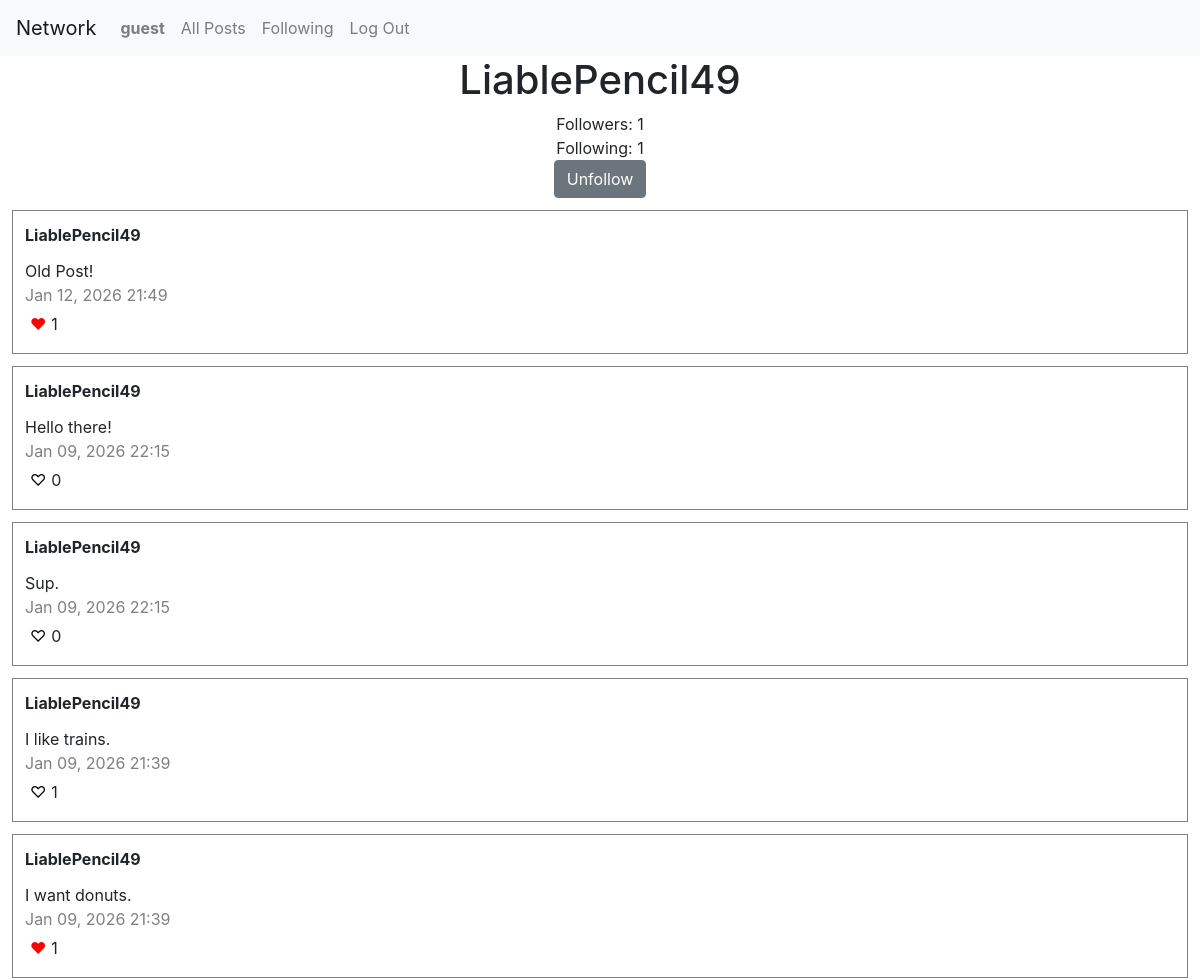
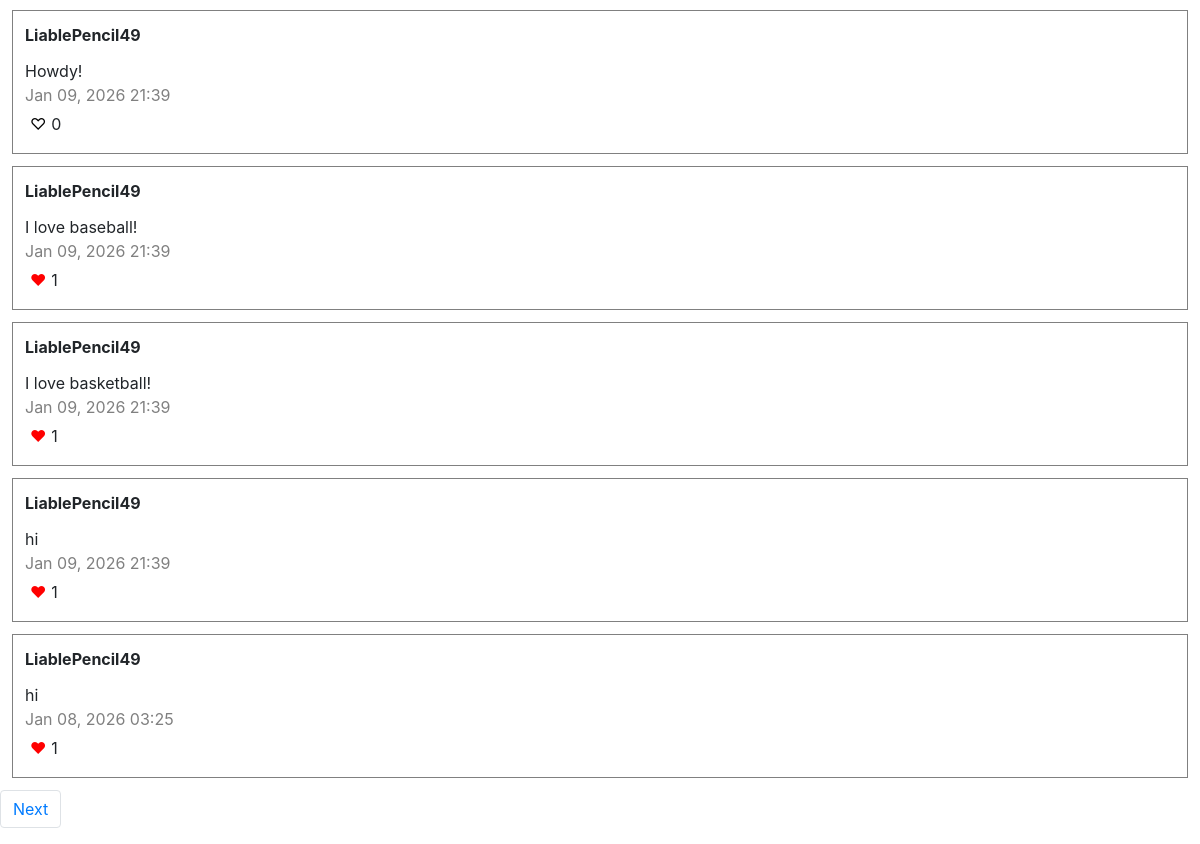
/profile/LiablePencil49/ (signed in), run on the app's committed database (2 pictures, top to bottom).
### network/models.py (models this page shows)
class User(AbstractUser):
    pass

class Post(models.Model):
    creator = models.ForeignKey(User, on_delete=models.CASCADE, related_name="posts")
    content = models.TextField(max_length=2000)
    timestamp = models.DateTimeField(auto_now_add=True)

### network/views.py (the view)
# urls.py: path("profile/<str:username>/", views.profile_view, name="profile"),
@login_required
def profile_view(request, username):
    if request.method == 'GET':
        user = User.objects.get(username=username)
        follows = Follow.objects.filter(followed=user, follower=request.user).exists()
        posts = Post.objects.filter(creator=user).order_by("-timestamp")
        liked = []
        for post in posts:
            if Like.objects.filter(liker=request.user, post=post).exists():
                liked.append(post)
        user_followers = user.followers.count()
        user_following = user.following.count()
        page_number = request.GET.get('page')
        page = pagination(posts, page_number)
        return render(request, "network/profile.html", { "username": user, "page": page, "followers": user_followers, "following": user_following, "follows": follows, "liked": liked })

### network/views.py (called while the page is built)
def pagination(posts, page_number):
    paginator = Paginator(posts, 10)
    try:
        page = paginator.page(page_number)
    except PageNotAnInteger:
        page = paginator.page(1)
    except EmptyPage:
        page = paginator.page(paginator.num_pages)
    return page

### network/templates/network/profile.html (shortened to what this page needs)
{% extends "network/layout.html" %}
{% block body %}
    <h1 style="text-align: center;">{{ username }}</h1>
    <p id="followers-count" style="text-align: center;">Followers: {{ followers }}</p>
    <p id="following-count" style="text-align: center;">Following: {{ following }}</p>
    {% if user != username %}
        {% if follows %}
            <div style="display: flex; justify-content: center; align-items: center;">
                <button id="unfollow" data-username="{{ username }}" style="text-align: center;" class="btn btn-secondary">Unfollow</button>
            </div>
        {% else %}
            <div style="display: flex; justify-content: center; align-items: center;">
                <button id="follow" data-username="{{ username }}" class="btn btn-primary">Follow</button>
            </div>
        {% endif %}
    {% endif %}
<div class="posts">
    {% for post in page %}
        <div class="post">
            <strong><a class="username" href="{% url 'profile' username=post.creator.username %}">{{ post.creator.username }}</a></strong>
            <p id="content-{{ post.id }}">{{ post.content }}</p>
            <p id="timestamp">{{ post.timestamp|date:"M d, Y H:i" }}</p>
            <button data-post-id="{{ post.id }}" class="{% if post in liked %}filled heart{% else %}heart{% endif %}">{% if post in liked %}&#9829;{% else %}&#9825;{% endif %}</button><span id="likes-{{ post.id }}">{{ post.likes.count }}</span>
        </div>
    {% empty %}
        <p>No posts yet.</p>
    {% endfor %}
</div>
<ul class="pagination">
    {% if page.has_next %}
    <li class="page-item"><a class="page-link" href="?page={{ page.next_page_number }}">Next</a></li>
    {% endif %}
</ul>
{% endblock %}

### network/templates/network/layout.html (shortened to what this page needs)
{% load static %}
<!DOCTYPE html>
<html lang="en">
    <head>
        <link rel="stylesheet" href="https://stackpath.bootstrapcdn.com/bootstrap/4.4.1/css/bootstrap.min.css">
        <link href="{% static 'network/styles.css' %}" rel="stylesheet">
    </head>
    <body>
        <nav class="navbar navbar-expand-lg navbar-light bg-light">
            <a class="navbar-brand" href="{% url 'index' %}">Network</a>
            <div>
              <ul class="navbar-nav mr-auto">
                {% if user.is_authenticated %}
                    <li class="nav-item">
                        <a class="nav-link" href="{% url 'profile' username=user.username %}"><strong>{{ user.username }}</strong></a>
                    </li>
                {% endif %}
                <li class="nav-item">
                  <a class="nav-link" href="{% url 'index' %}">All Posts</a>
                </li>
                {% if user.is_authenticated %}
                    <li class="nav-item">
                        <a class="nav-link" href="{% url 'following' %}">Following</a>
                    </li>
                    <li class="nav-item">
                        <a class="nav-link" href="{% url 'logout' %}">Log Out</a>
                    </li>
                {% endif %}
              </ul>
            </div>
          </nav>
        <div class="body">
            {% block body %}
            {% endblock %}
        </div>
    </body>
</html>

### network/static/network/styles.css (style rules this page uses)
.posts { width: 100%; }
.post { border: 1px solid grey; padding: 12px; margin: 12px; padding-top: 12px; position: relative; z-index: 1; }
.username { display: inline-block; color: inherit; text-decoration: none; padding-bottom: 12px; }
p { margin: 0; }
.filled { color: red; background-color: red; }
.heart { border: none; outline: none; background-color: white; padding: 5px; cursor: pointer; }
#timestamp { color: grey; }

### data on the page
User: username "guest"
User: username "LiablePencil49"
Post: creator.username "LiablePencil49", content "Old Post!", timestamp "Jan 12, 2026 21:49", likes.count "1"
Post: creator.username "LiablePencil49", content "Hello there!", timestamp "Jan 09, 2026 22:15", likes.count "0"
Post: creator.username "LiablePencil49", content "Sup.", timestamp "Jan 09, 2026 22:15", likes.count "0"
Post: creator.username "LiablePencil49", content "I like trains.", timestamp "Jan 09, 2026 21:39", likes.count "1"
Post: creator.username "LiablePencil49", content "I want donuts.", timestamp "Jan 09, 2026 21:39", likes.count "1"
Post: creator.username "LiablePencil49", content "Howdy!", timestamp "Jan 09, 2026 21:39", likes.count "0"
Post: creator.username "LiablePencil49", content "I love baseball!", timestamp "Jan 09, 2026 21:39", likes.count "1"
Post: creator.username "LiablePencil49", content "I love basketball!", timestamp "Jan 09, 2026 21:39", likes.count "1"
Post: creator.username "LiablePencil49", content "hi", timestamp "Jan 09, 2026 21:39", likes.count "1"
Post: creator.username "LiablePencil49", content "hi", timestamp "Jan 08, 2026 03:25", likes.count "1"

### other printed values
{{ followers }} "1"
{{ following }} "1"
